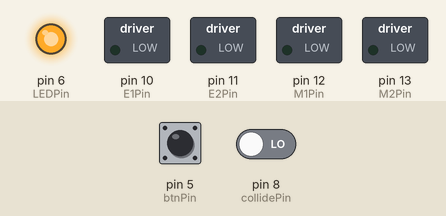
Bench run of a sketch on a simulated Arduino Uno, built with avr-gcc and run on an emulated ATmega328P. On the bench: switched loads named in the sketch (green lamp = pin HIGH), output pins drawn as LEDs (lit = HIGH). Dashed ring = blinking. The inputs (shaded band) are chosen by the test bench; at power-on: pin 5 (btnPin) HIGH, pin 8 (collidePin) LOW.

Above: at 1.2 s.
1.3 s: pin 5 (btnPin) pulled LOW for 0.15 s
4.4 s: pin 8 (collidePin) driven HIGH
At 6.8 s:
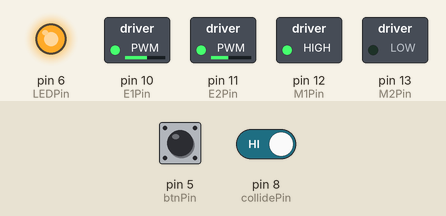
7.4 s: pin 8 (collidePin) driven LOW
At 7.8 s:
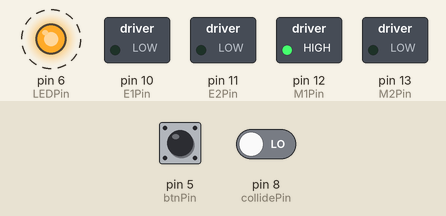
At 10.1 s:
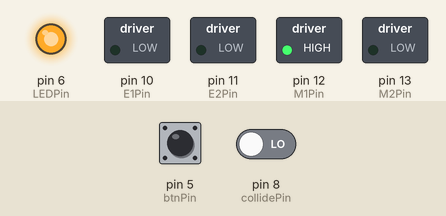
10.4 s: pin 5 (btnPin) pulled LOW for 1 s
Timing chart, 0 to 13.4 s (numbered marks = the images above; inputs shaded):
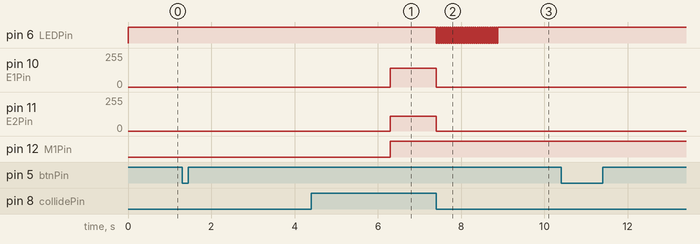

The sketch:

Car1.ino
```cpp
#include <Arduino.h>
#include <stdlib.h>
#define MOTOR_NUM 2
#define SENSING_COUNT 4
#define THRESHOLD 0

const int E1Pin = 10;
const int E2Pin = 11;
const int M1Pin = 12;
const int M2Pin = 13;
const int LEDPin = 6;
const int collidePin = 8;
const int btnPin = 5;
const int speedo = 140;
int cds = A1;
int switch_val = 0;
int flag = 0;
int isReceived = 0;
int loopgo = 0;
int isBright = 1;
//int THRESHOLD = 50;
typedef struct {
  byte enPin;
  byte directionPin;
} MotorControl;

char tempChar[10];
char tempChar2[10];
const MotorControl Motors[] = {{E1Pin, M1Pin}, {E2Pin, M2Pin}};


/*-----------------Setup AND Loop Function-----------------*/
////////////////////////////////////////////////////////////////
void setup(){


  int i;
  pinMode(LEDPin, OUTPUT);
  pinMode(btnPin, INPUT_PULLUP);
  digitalWrite(LEDPin, HIGH);
  Serial.begin(9600);
//  BTSerial.begin(9600);

  pinMode(collidePin, INPUT);

  for(i = 0;i < MOTOR_NUM;i++){
    pinMode(Motors[i].enPin, OUTPUT);
    pinMode(Motors[i].directionPin, OUTPUT);
  }
//  go(120);
}
////////////////////////////////////////////////////////////////
void loop(){
    wait_for_push_button();
//    THRESHOLD += 25;
    delay(5000);
    digitalWrite(LEDPin,HIGH);
    go(speedo);
    check_danger();
    halt();
    send_signal();
    flag = 0;
}
////////////////////////////////////////////////////////////////
/*-----------------END-----------------*/


/*-----------------Basic Car Action Function-----------------*/
////////////////////////////////////////////////////////////////
void go(int velocity){
  int i;
  for(i = 0;i < MOTOR_NUM;i++){
    digitalWrite(Motors[i].enPin, LOW);
  }
  digitalWrite(Motors[0].directionPin, HIGH);
  digitalWrite(Motors[1].directionPin, LOW);
  analogWrite(Motors[0].enPin, velocity);
  analogWrite(Motors[1].enPin, velocity - 30);
}
////////////////////////////////////////////////////////////////
void halt(){
  digitalWrite(Motors[0].enPin, LOW);
  digitalWrite(Motors[0].directionPin, HIGH);
  digitalWrite(Motors[1].enPin, LOW);
  digitalWrite(Motors[1].directionPin, LOW);
}
////////////////////////////////////////////////////////////////
/*-----------------END-----------------*/


//void printBT(int input) {
//  if(BTSerial.available()) {
//    BTSerial.write(input);
//  }
//}


/*-----------------Advanced Car Action Function-----------------*/
////////////////////////////////////////////////////////////////
void check_danger()
{
  int isBright = 1;
  int blink_count = 0;
  int cds_val = -1;
  int pre_cds_val = -1;
  int cds_diff = -1;
  int loop_count = 0;
  int count_start = 0;
  while(true)
  {
    for(int k = 0;k < 10;k++){
      tempChar[k] = 0;
      tempChar2[k] = 0;
    }
    pre_cds_val = cds_val;
    delay(17);
//    cds_val = analogRead(cds);

    if(count_start == 1)
    {
      if(loop_count == 60)
      {
        count_start = 0;
        loop_count = 0;
        blink_count = 0;
      }
      else
        loop_count++;
    }
    if(pre_cds_val == -1)
    {}
    else
    {
      cds_diff = cds_val - pre_cds_val;

//      Serial.println(cds_diff);
      if(cds_diff < 0)
      {
        cds_diff *= -1;
      }
      itoa(cds_diff, tempChar, 10);
      itoa(cds_val, tempChar2, 10);
//      if(BTSerial.available()) {
//        BTSerial.write("Current Val=");
//        BTSerial.write(tempChar2);
//        BTSerial.write("\t");
//        BTSerial.write("CDS_Diff=");
//        BTSerial.write(tempChar);
//        BTSerial.write("\n");
//      }
//      Serial.println(cds_diff);


    }
//    Serial.println(cds_val);
    int collide_val = digitalRead(collidePin);
    if(cds_diff >= THRESHOLD)
    {
      if(count_start == 0)
        {
          count_start = 1;
        }

      blink_count++;
//          Serial.println(blink_count);
//          Serial.println(THRESHOLD);

//      Serial.println(cds_diff);


    }
    if(blink_count == SENSING_COUNT)
    {
//      lcd.clear();
//        break;
    }
    if(collide_val == LOW)
    {
      break;
    }
  }
  return;
}
////////////////////////////////////////////////////////////////
void send_signal()
{
  for(int i=0;i<30;i++){
    digitalWrite(LEDPin, LOW);
    delay(25);
    digitalWrite(LEDPin, HIGH);
    delay(25);
  }
}
////////////////////////////////////////////////////////////////
void wait_for_push_button()
{
  while(true)
  {
    int a = digitalRead(btnPin);
//    Serial.println(a);
    if(a == 0)
    break;
  }
}
/*-----------------END-----------------*/
```

Measured:
- after the input at 1.3 s, every drawn part: stays the same
- after the input at 4.4 s, pin 6 (LEDPin): stops changing and stays HIGH; pin 10 (E1Pin): goes on until 6.3 s, then stays 140/255; pin 11 (E2Pin): goes on until 6.3 s, then stays 110/255
- after the input at 7.4 s, pin 6 (LEDPin): alternates HIGH for 0.03 s and LOW for 0.03 s, 60 changes in all, then stays HIGH, starting at once; pin 10 (E1Pin): 140/255 → 0/255 at once; pin 11 (E2Pin): 110/255 → 0/255 at once
- after the input at 10.4 s, every drawn part: stays the same
